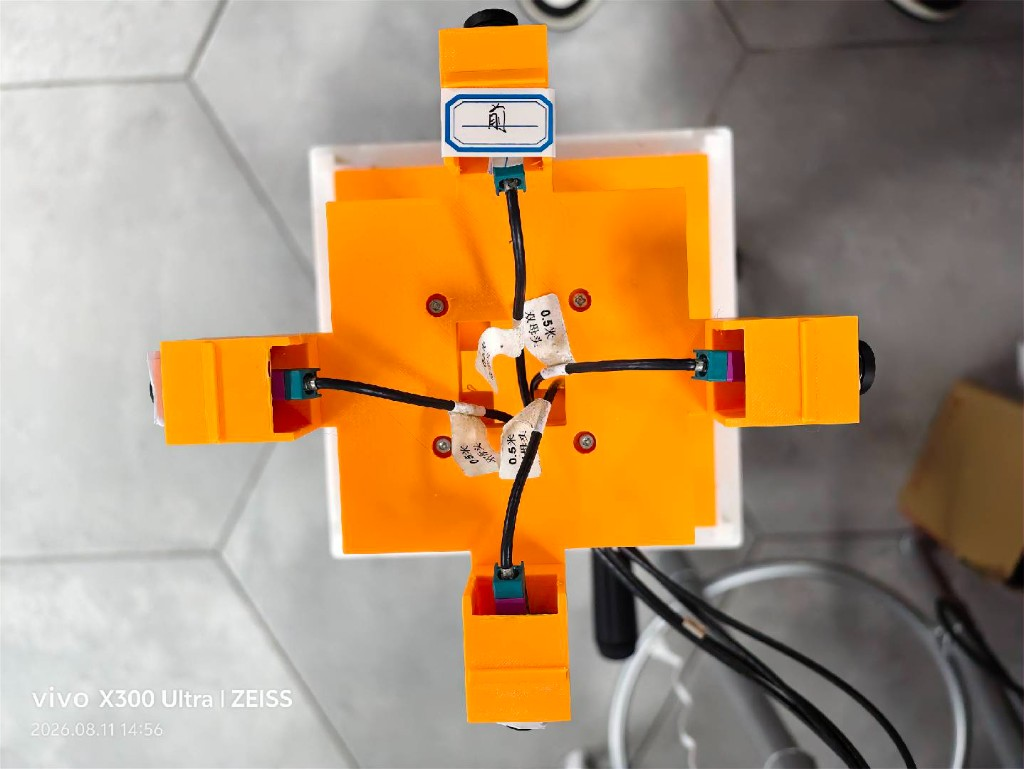
#> input picture assets/ego_chassis.png, 1024 x 769 px, found by its file name
$ python make_ego_overlay.py assets/ego_chassis.png -o assets/ego_overlay.png
#> lines starting #> are read from the running program, lines starting #| are printed output that depends on the picture; after the words box and inside, x2 and y2 are one past the last pixel; in counts of white or black regions, pixels touching at a corner belong together
#> in main, bgr is the input picture: shape (769, 1024, 3); mean B, G, R 113, 146.2, 174.3
#!/usr/bin/env python3
"""Crop the 4-camera orange chassis photo to a transparent PNG for BEV center.

Keeps only: orange print + cameras + GMSL cables. No floor, no white plate.

Example:
  python3 scripts/make_ego_overlay.py assets/ego_chassis.png -o assets/ego_overlay.png
"""

from __future__ import annotations

import argparse
import sys
from pathlib import Path

import cv2
import numpy as np

ROOT = Path(__file__).resolve().parents[1]


def _largest_blob(mask: np.ndarray) -> np.ndarray:
    num, labels, stats, _ = cv2.connectedComponentsWithStats(mask, connectivity=8)
    if num < 2:
        return mask
    idx = 1 + int(np.argmax(stats[1:, cv2.CC_STAT_AREA]))
    return np.where(labels == idx, 255, 0).astype(np.uint8)


def _fill_interior_holes(mask: np.ndarray) -> np.ndarray:
    """Fill enclosed holes (前 sticker, cable labels) but not the outside."""
    inv = cv2.bitwise_not(mask)
    num, labels, stats, _ = cv2.connectedComponentsWithStats(inv, connectivity=8)
    h, w = mask.shape[:2]
    out = mask.copy()
    for i in range(1, num):
        x, y, bw, bh, area = (int(stats[i, k]) for k in range(5))
        if x <= 0 or y <= 0 or x + bw >= w or y + bh >= h:
            continue
        if area > 0.12 * float(h * w):
            continue
        out[labels == i] = 255
    return out


def _orange_mask(bgr: np.ndarray) -> np.ndarray:
    hsv = cv2.cvtColor(bgr, cv2.COLOR_BGR2HSV)
#> hsv: shape (769, 1024, 3); mean H, S, V 38, 74.6, 175.4
    m = cv2.inRange(hsv, (4, 90, 90), (22, 255, 255))
#> m: shape (769, 1024); 25.3% white; 60 white regions (53 under 20 px), largest, box (x1, y1, x2, y2) and area: (154, 151, 862, 724) 177186, (898, 379, 1024, 573) 14431, (438, 23, 549, 89) 6901
    k = cv2.getStructuringElement(cv2.MORPH_ELLIPSE, (7, 7))
    m = cv2.morphologyEx(m, cv2.MORPH_CLOSE, k, iterations=2)
#> m: shape (769, 1024); 26.6% white; 6 white regions (2 under 20 px), largest, box (x1, y1, x2, y2) and area: (154, 151, 862, 724) 187537, (898, 379, 1024, 573) 14661, (438, 23, 549, 89) 6901, (688, 621, 704, 633) 54
    num, labels, stats, cents = cv2.connectedComponentsWithStats(m, 8)
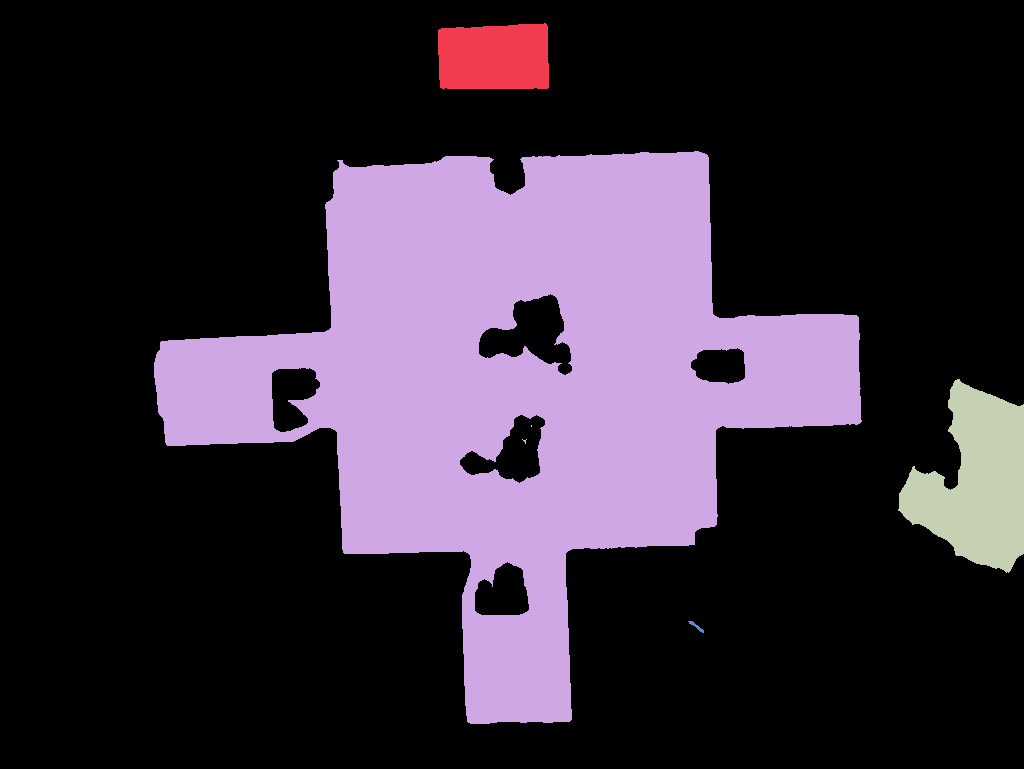
#> labels: shape (769, 1024) int32; 7 distinct labels, from 0 to 6; one colour per label, 0 black
#> num = 7; stats = [[0, 0, 1024, 769, 578292], [438, 23, 111, 66, 6901], [154, 151, 708, 573, 187537], [898, 379, 126, 194, 14661], [531, 425, 1, 2, 2], [522, 439, 5, 5, 9], [688, 621, 16, 12, 54]]; cents = [[497.4, 386.3], [493.8, 56.93], [519.3, 381.3], [976.3, 482.2], [531, 425.5], [524.3, 440.6], [695.9, 626]]
    if num < 2:
        return m
    idx = 1 + int(np.argmax(stats[1:, cv2.CC_STAT_AREA]))
#> idx = 2
    keep = labels == idx
#> keep: shape (769, 1024) bool; 23.8% white; 1 white region, box (x1, y1, x2, y2) and area: (154, 151, 862, 724) 187537
    lx = int(stats[idx, cv2.CC_STAT_LEFT])
#> lx = 154
    ly = int(stats[idx, cv2.CC_STAT_TOP])
#> ly = 151
    lw = int(stats[idx, cv2.CC_STAT_WIDTH])
#> lw = 708
    lh = int(stats[idx, cv2.CC_STAT_HEIGHT])
#> lh = 573
    lmx = lx + 0.5 * lw
#> lmx = 508
    lmy = ly + 0.5 * lh
#> lmy = 437.5
    # 前 sticker splits the front arm; keep the disconnected orange tip.
    for i in range(1, num):
        if i == idx:
            continue
        area = int(stats[i, cv2.CC_STAT_AREA])
        if area < 200:
            continue
        cx, cy = float(cents[i][0]), float(cents[i][1])
        on_fb = abs(cx - lmx) < 0.22 * lw
        in_x = (lx - 40) <= cx <= (lx + lw + 40)
        if on_fb and in_x:
            keep |= labels == i
#> this loop made 6 passes
#> (area, cx, cy, on_fb, in_x) on passes 1, 3: (6901, 493.8, 56.93, True, True), (14661, 976.3, 482.2, False, False)
#> pass 1, in _orange_mask, `keep |= labels == i`:
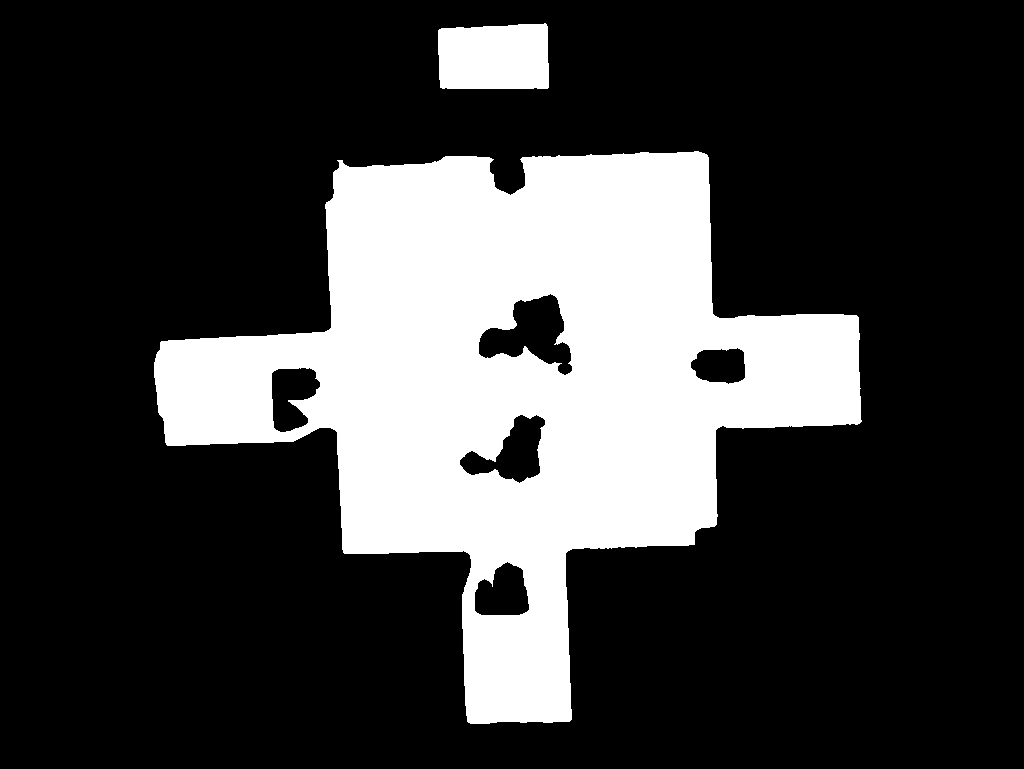
#> keep: shape (769, 1024) bool; 24.7% white; 2 white regions, box (x1, y1, x2, y2) and area: (154, 151, 862, 724) 187537, (438, 23, 549, 89) 6901
    return keep.astype(np.uint8) * 255


def _sticker_mask(bgr: np.ndarray, orange: np.ndarray) -> np.ndarray:
    """前 label + cable tags. Skip the huge white plate."""
    hsv = cv2.cvtColor(bgr, cv2.COLOR_BGR2HSV)
    h, w = orange.shape[:2]
    white = cv2.inRange(hsv, (0, 0, 150), (180, 55, 255))
#> white: shape (769, 1024); 42.5% white; 79 white regions (56 under 20 px), largest, box (x1, y1, x2, y2) and area: (0, 0, 737, 769) 308388, (566, 549, 692, 769) 10818, (450, 99, 548, 147) 3929
    blue = cv2.inRange(hsv, (90, 40, 40), (135, 255, 255))
#> blue: shape (769, 1024); 0.61% white; 73 white regions (63 under 20 px), largest, box (x1, y1, x2, y2) and area: (444, 93, 554, 154) 2070, (696, 351, 728, 381) 676, (494, 577, 524, 599) 545
    near = cv2.dilate(
        orange, cv2.getStructuringElement(cv2.MORPH_ELLIPSE, (51, 51))
    )
#> near: shape (769, 1024); 35.9% white; 2 white regions, box (x1, y1, x2, y2) and area: (129, 126, 887, 749) 265385, (413, 0, 574, 114) 17328
    dist = cv2.distanceTransform(cv2.bitwise_not(orange), cv2.DIST_L2, 5)
    keep = np.zeros_like(orange)
    for mask in (white, blue):
        num, labels, stats, cents = cv2.connectedComponentsWithStats(mask, 8)
        for i in range(1, num):
            area = int(stats[i, cv2.CC_STAT_AREA])
            if area < 60 or area > 0.02 * float(h * w):
                continue
            cy, cx = float(cents[i][1]), float(cents[i][0])
            if dist[int(np.clip(cy, 0, h - 1)), int(np.clip(cx, 0, w - 1))] > 90:
                continue
            blob = labels == i
            if int((blob & (near > 0)).sum()) < 20:
                continue
            keep[blob] = 255
#> this loop made 2 passes
#> num on passes 1 to 2: 80, 74
#> pass 1, in _sticker_mask, `num, labels, stats, cents = cv2.connectedComponentsWithStats(mask, 8)`:
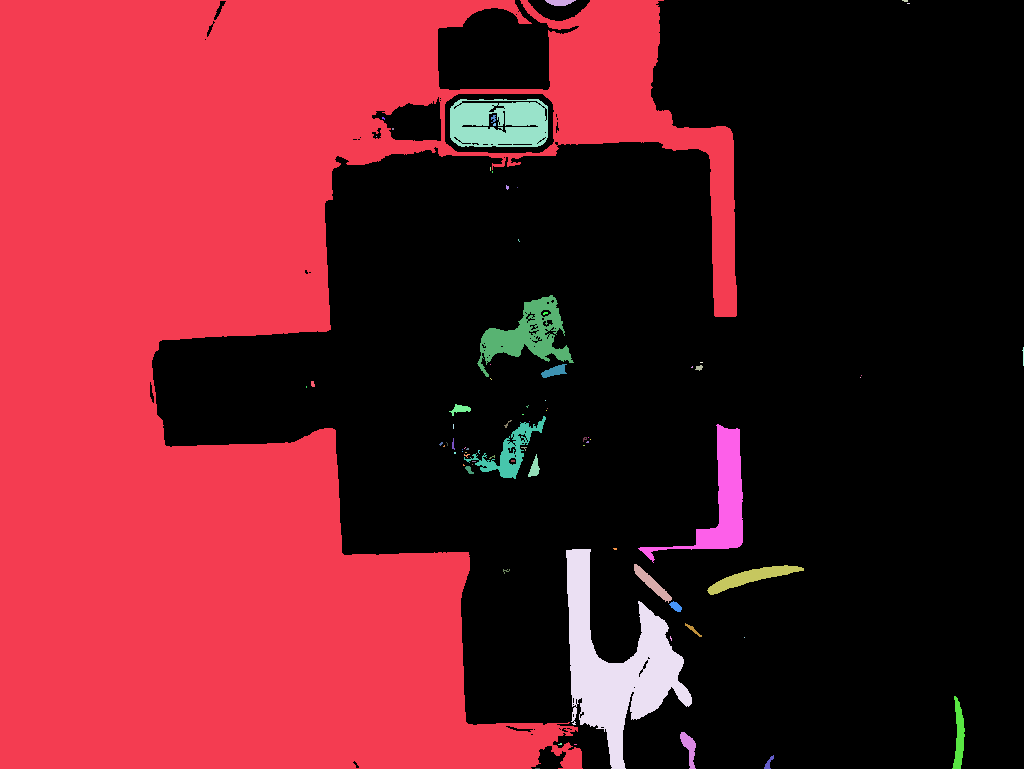
#> labels: shape (769, 1024) int32; 80 distinct labels, from 0 to 79; one colour per label, 0 black
    return keep


def _hardware_mask(bgr: np.ndarray, body: np.ndarray) -> np.ndarray:
    """Cameras, GMSL cables, teal/magenta plugs — grown from the print."""
    hsv = cv2.cvtColor(bgr, cv2.COLOR_BGR2HSV)
    dist = cv2.distanceTransform(cv2.bitwise_not(body), cv2.DIST_L2, 5)
    near = (dist < 16.0).astype(np.uint8) * 255
#> near: shape (769, 1024); 35.7% white; 1 white region, box (x1, y1, x2, y2) and area: (139, 0, 877, 769) 281369
    dark = cv2.inRange(hsv, (0, 0, 0), (180, 90, 70))
#> dark: shape (769, 1024); 6.1% white; 198 white regions (165 under 20 px), largest, box (x1, y1, x2, y2) and area: (826, 0, 1024, 137) 15329, (593, 549, 917, 769) 13490, (826, 529, 1024, 768) 10779
    teal = cv2.inRange(hsv, (70, 40, 40), (105, 255, 255))
#> teal: shape (769, 1024); 0.49% white; 45 white regions (37 under 20 px), largest, box (x1, y1, x2, y2) and area: (453, 93, 554, 154) 1251, (695, 351, 727, 381) 687, (493, 567, 524, 598) 600
    mag = cv2.inRange(hsv, (125, 40, 40), (175, 255, 255))
#> mag: shape (769, 1024); 0.48% white; 159 white regions (133 under 20 px), largest, box (x1, y1, x2, y2) and area: (494, 593, 527, 613) 467, (726, 351, 743, 382) 462, (984, 32, 1008, 61) 423
    extra = cv2.bitwise_or(dark, cv2.bitwise_or(teal, mag))
#> extra: shape (769, 1024); 6.7% white; 192 white regions (158 under 20 px), largest, box (x1, y1, x2, y2) and area: (826, 0, 1024, 142) 15368, (592, 549, 917, 769) 13507, (826, 529, 1024, 768) 10870
    extra = cv2.bitwise_and(extra, near)
#> extra: shape (769, 1024); 1.7% white; 162 white regions (136 under 20 px), largest, box (x1, y1, x2, y2) and area: (592, 549, 684, 660) 3475, (453, 93, 554, 154) 1251, (695, 350, 743, 382) 1203
    k = cv2.getStructuringElement(cv2.MORPH_ELLIPSE, (5, 5))
    extra = cv2.morphologyEx(extra, cv2.MORPH_CLOSE, k, iterations=2)
#> extra: shape (769, 1024); 2.1% white; 48 white regions (37 under 20 px), largest, box (x1, y1, x2, y2) and area: (592, 549, 687, 660) 4414, (444, 93, 554, 326) 4035, (493, 440, 533, 613) 2250
    return extra


def _grow(seed: np.ndarray, allowed: np.ndarray, steps: int = 12) -> np.ndarray:
#> called with steps = 12
    k = cv2.getStructuringElement(cv2.MORPH_ELLIPSE, (9, 9))
    cur = seed.copy()
    for _ in range(steps):
        nxt = cv2.bitwise_and(cv2.dilate(cur, k), allowed)
        if int(cv2.countNonZero(nxt)) == int(cv2.countNonZero(cur)):
            break
        cur = nxt
#> cur: shape (769, 1024); 30.3% white; 5 white regions (2 under 20 px), largest, box (x1, y1, x2, y2) and area: (154, 0, 875, 769) 238109, (464, 10, 518, 26) 570, (675, 552, 690, 565) 100
    return cur


def cut_chassis(bgr: np.ndarray) -> np.ndarray:
    orange = _orange_mask(bgr)
    if int(cv2.countNonZero(orange)) < 200:
        raise RuntimeError("no orange chassis found — check the photo")
    stickers = _sticker_mask(bgr, orange)
    body = cv2.bitwise_or(orange, stickers)
    # Bridge the ~10px gap where the 前 sticker splits the front arm.
    k21 = cv2.getStructuringElement(cv2.MORPH_ELLIPSE, (21, 21))
    body = cv2.morphologyEx(body, cv2.MORPH_CLOSE, k21, iterations=2)
    extra = _hardware_mask(bgr, body)
    allowed = cv2.bitwise_or(body, extra)
    fg = _grow(body, allowed)
    k = cv2.getStructuringElement(cv2.MORPH_ELLIPSE, (5, 5))
    fg = cv2.morphologyEx(fg, cv2.MORPH_CLOSE, k, iterations=2)
#> fg: shape (769, 1024); 30.5% white; 1 white region, box (x1, y1, x2, y2) and area: (154, 0, 875, 769) 239971
    fg = _largest_blob(fg)
#> in _largest_blob, `num, labels, stats, _ = cv2.connectedComponentsWithStats(mask, connect..`: num = 2; stats = [[0, 0, 1024, 769, 547485], [154, 0, 721, 769, 239971]]
#> in _largest_blob, `idx = 1 + int(np.argmax(stats[1:, cv2.CC_STAT_AREA]))`: idx = 1
    fg = _fill_interior_holes(fg)
#> in _fill_interior_holes, `num, labels, stats, _ = cv2.connectedComponentsWithStats(inv, connecti..`:
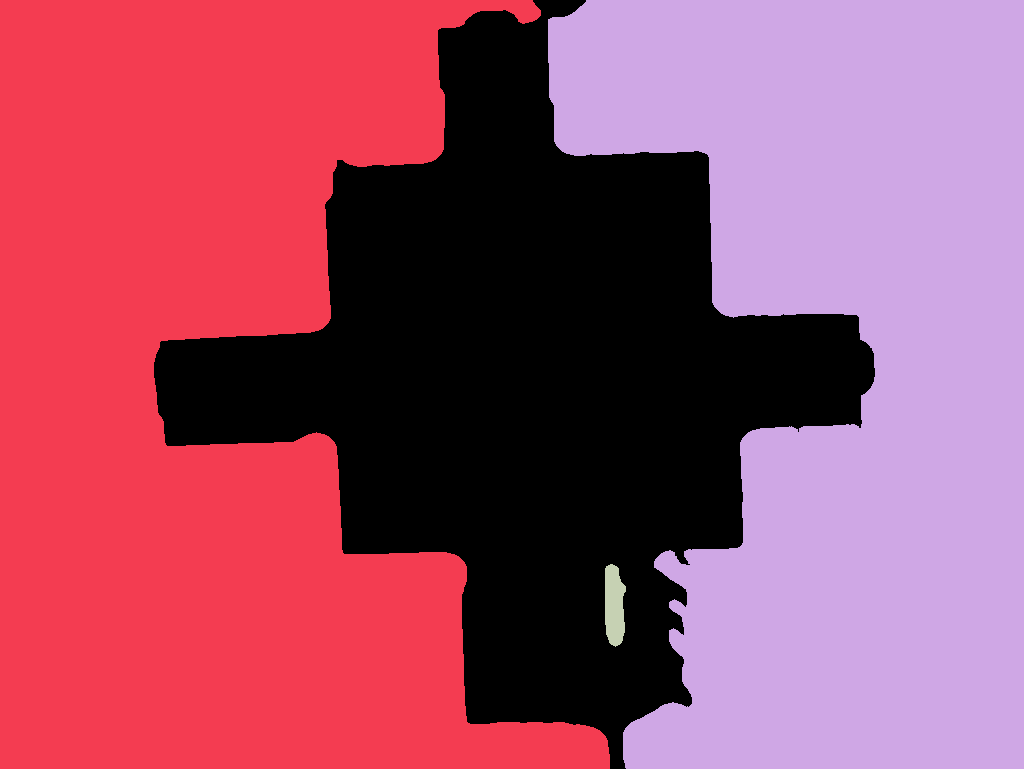
#> labels: shape (769, 1024) int32; 4 distinct labels, from 0 to 3; one colour per label, 0 black
#> in _fill_interior_holes, `num, labels, stats, _ = cv2.connectedComponentsWithStats(inv, connecti..`: num = 4; stats = [[154, 0, 721, 769, 239971], [0, 0, 610, 769, 292026], [548, 0, 476, 769, 254071], [605, 564, 21, 83, 1388]]
#> the loop in _fill_interior_holes, `for i in range(1, num):` made 3 passes
#> after the loop in _fill_interior_holes, `for i in range(1, num):`:
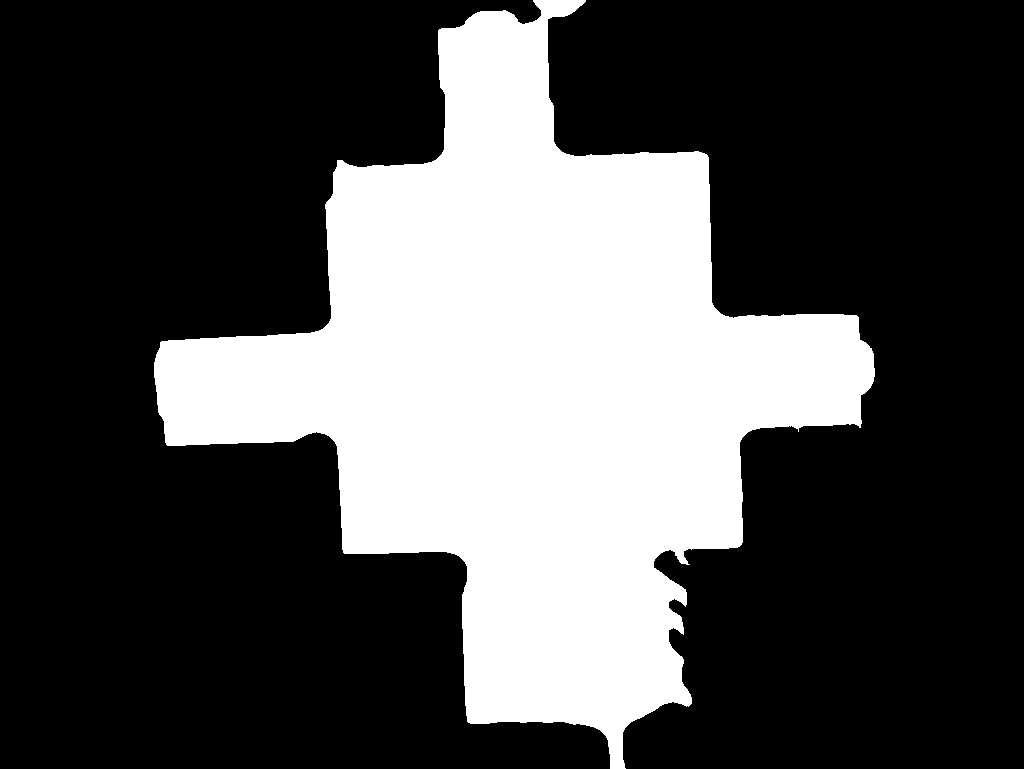
#> out: shape (769, 1024); 30.7% white; 1 white region, box (x1, y1, x2, y2) and area: (154, 0, 875, 769) 241359
    if int(cv2.countNonZero(fg)) < 200:
        fg = orange

    alpha = cv2.GaussianBlur(fg, (3, 3), 0)
    # Ignore thin leaks (floor cables) when computing the crop.
    row_n = (alpha > 12).sum(axis=1)
#> row_n = 769 values, max 723 at index 367, min 15 at index 755, mean 318.3
    col_n = (alpha > 12).sum(axis=0)
#> col_n = 1024 values, max 724 at index 542, min 0 at index 0, mean 239
    ys = np.where(row_n >= 36)[0]
#> ys = 728 values from 0 to 727
    xs = np.where(col_n >= 36)[0]
#> xs = 718 values from 155 to 872
    if xs.size == 0 or ys.size == 0:
        raise RuntimeError("empty mask")
    h, w = bgr.shape[:2]
    m = 8
    x0, x1 = max(0, int(xs.min()) - m), min(w, int(xs.max()) + 1 + m)
#> x0 = 147; x1 = 881
    y0, y1 = max(0, int(ys.min()) - m), min(h, int(ys.max()) + 1 + m)
#> y0 = 0; y1 = 736
    crop = bgr[y0:y1, x0:x1]
    a = alpha[y0:y1, x0:x1]
    bgra = cv2.cvtColor(crop, cv2.COLOR_BGR2BGRA)
    bgra[:, :, 3] = a
    return bgra


def checkerboard(h: int, w: int, cell: int = 16) -> np.ndarray:
    yy, xx = np.indices((h, w))
    c = ((yy // cell) + (xx // cell)) % 2
    out = np.full((h, w, 3), 210, dtype=np.uint8)
    out[c == 1] = 160
    return out


def composite(bg: np.ndarray, bgra: np.ndarray) -> np.ndarray:
    a = bgra[:, :, 3:4].astype(np.float32) / 255.0
#> a: shape (736, 734, 1) float32
    rgb = bgra[:, :, :3].astype(np.float32)
    base = bg.astype(np.float32)
#> base: shape (736, 734, 3) float32; values 160 (black) and 210 (white), 50% white; 1 white region, box (x1, y1, x2, y2) and area: (0, 0, 734, 736) 270112
    return np.clip(rgb * a + base * (1.0 - a), 0, 255).astype(np.uint8)
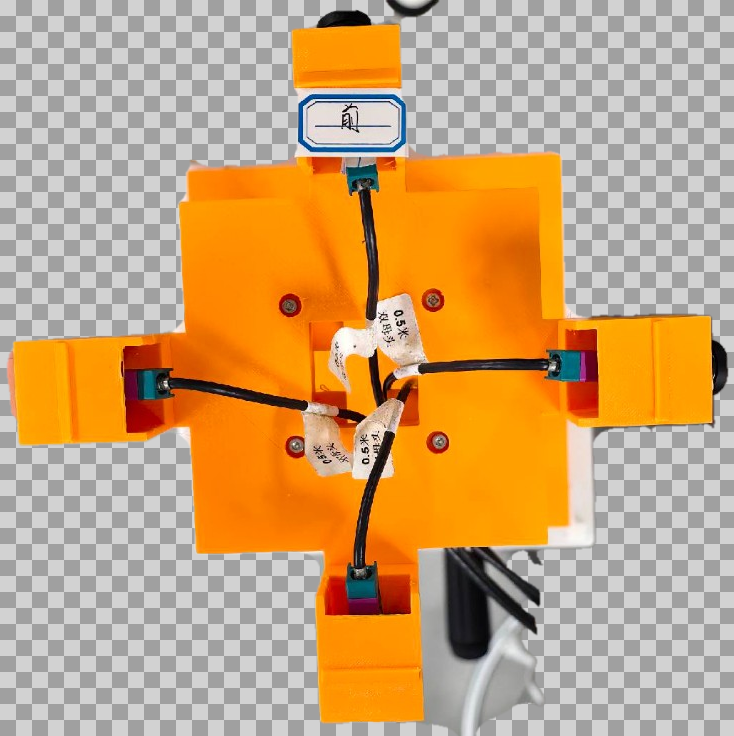
#> returned value: shape (736, 734, 3); mean of channels 0, 1, 2 117.3, 162.9, 200.9; drawn as B, G, R


def main() -> int:
    ap = argparse.ArgumentParser(description="Crop orange 4-cam chassis to transparent PNG")
    ap.add_argument(
        "photo",
        nargs="?",
        type=Path,
        default=ROOT / "assets" / "ego_chassis.png",
        help="top-down photo (前 arm up)",
    )
    ap.add_argument(
        "-o",
        "--out",
        type=Path,
        default=ROOT / "assets" / "ego_overlay.png",
    )
    ap.add_argument(
        "--preview",
        type=Path,
        default=None,
        help="optional checkerboard preview path",
    )
    args = ap.parse_args()
    photo = args.photo
    if not photo.is_file():
        print(f"missing photo: {photo}", file=sys.stderr)
        return 1
    bgr = cv2.imread(str(photo), cv2.IMREAD_COLOR)
    if bgr is None:
        print(f"failed to read {photo}", file=sys.stderr)
        return 1
    bgra = cut_chassis(bgr)
    args.out.parent.mkdir(parents=True, exist_ok=True)
    cv2.imwrite(str(args.out), bgra)
    prev = args.preview or args.out.with_name(args.out.stem + "_preview.jpg")
    board = checkerboard(bgra.shape[0], bgra.shape[1])
    cv2.imwrite(str(prev), composite(board, bgra))
    print(f"wrote {args.out}  {bgra.shape[1]}x{bgra.shape[0]}")
#| wrote assets/ego_overlay.png  734x736
    print(f"preview {prev}")
    return 0


if __name__ == "__main__":
    raise SystemExit(main())
#> (the program exits here)
